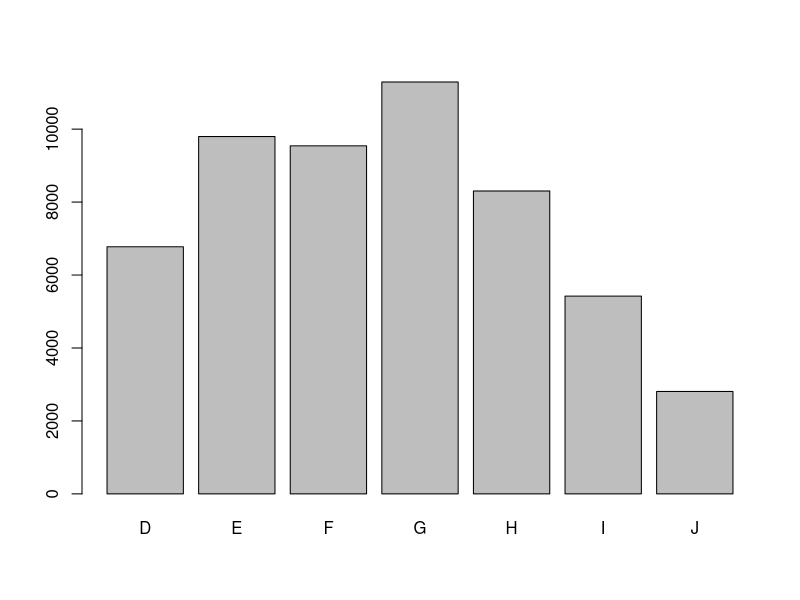
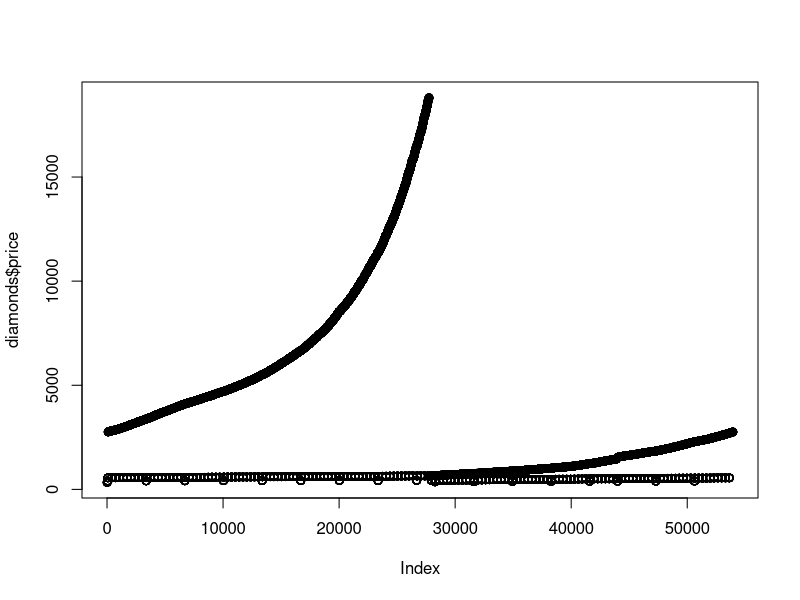
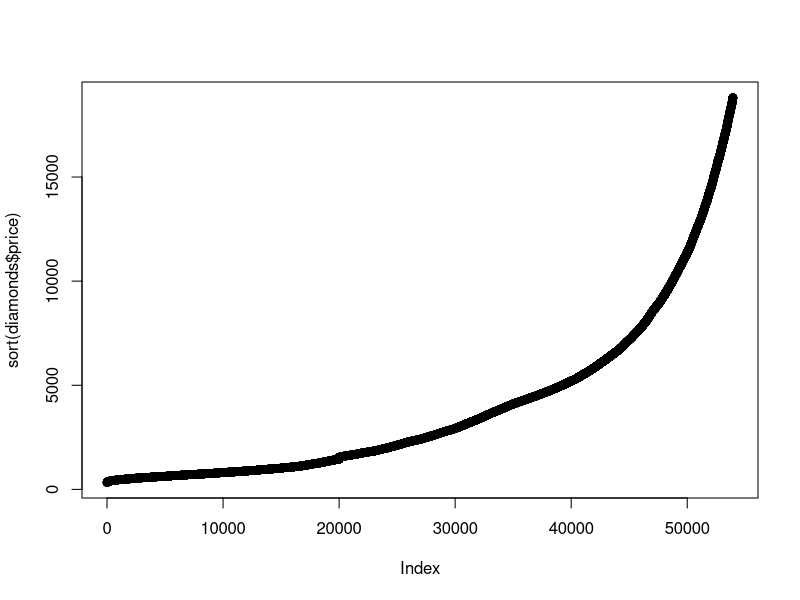
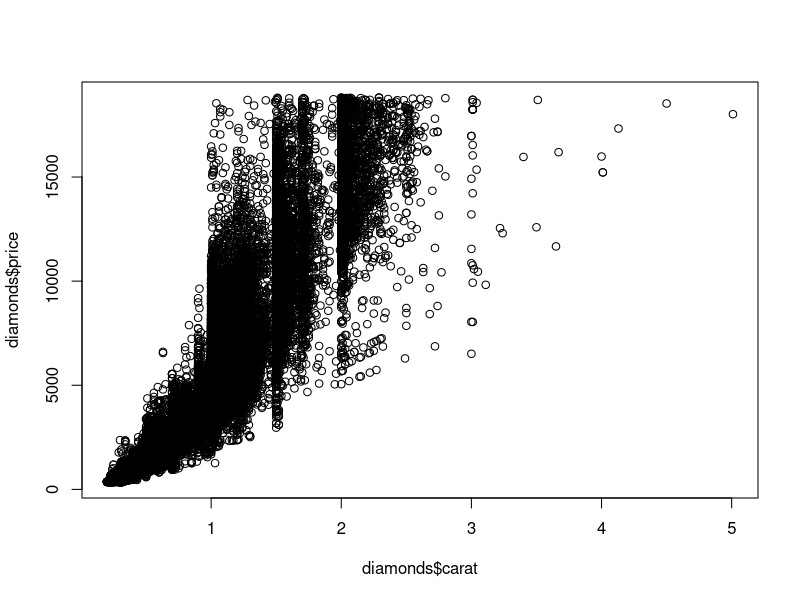
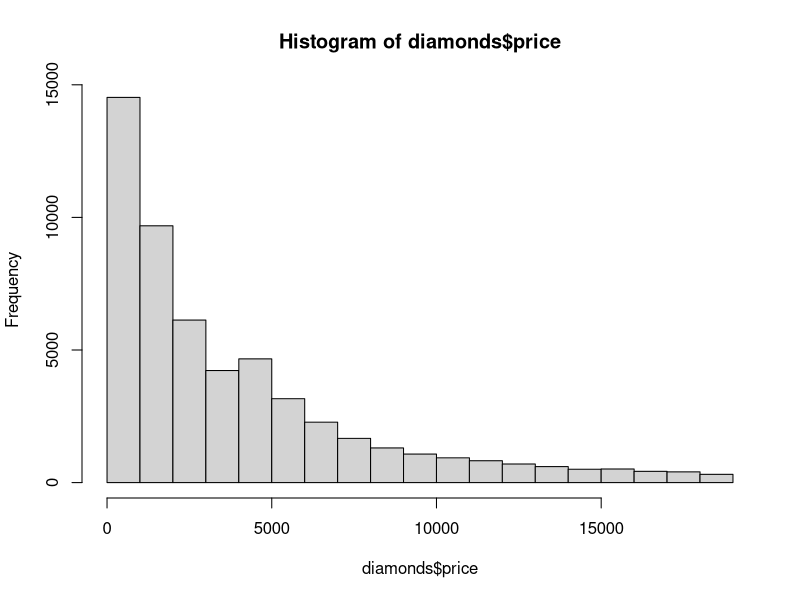
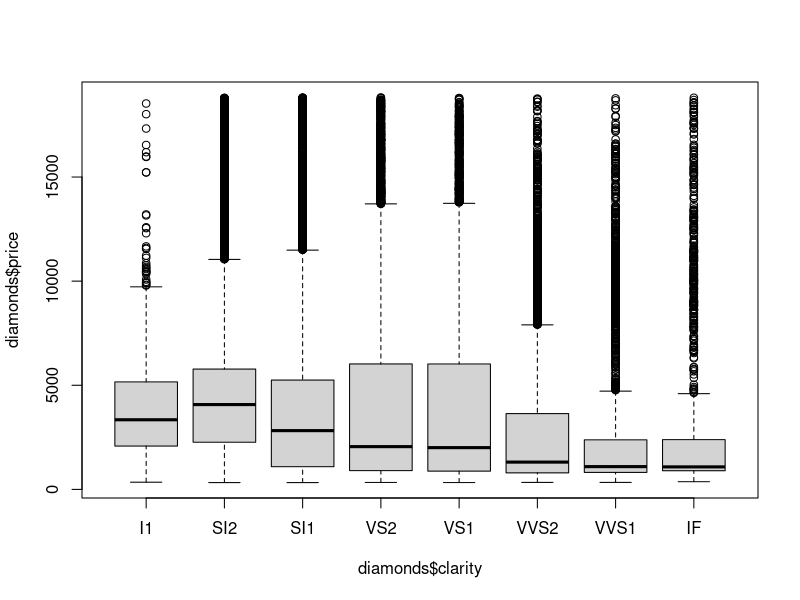
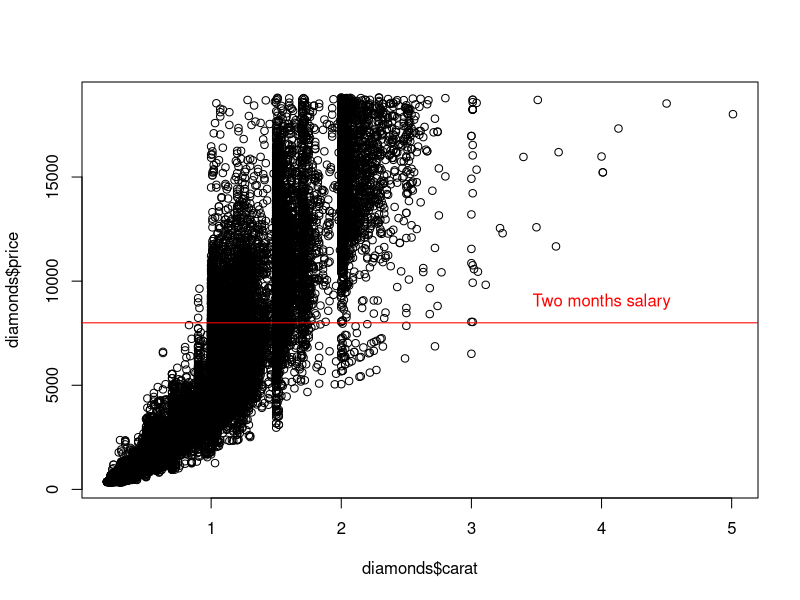
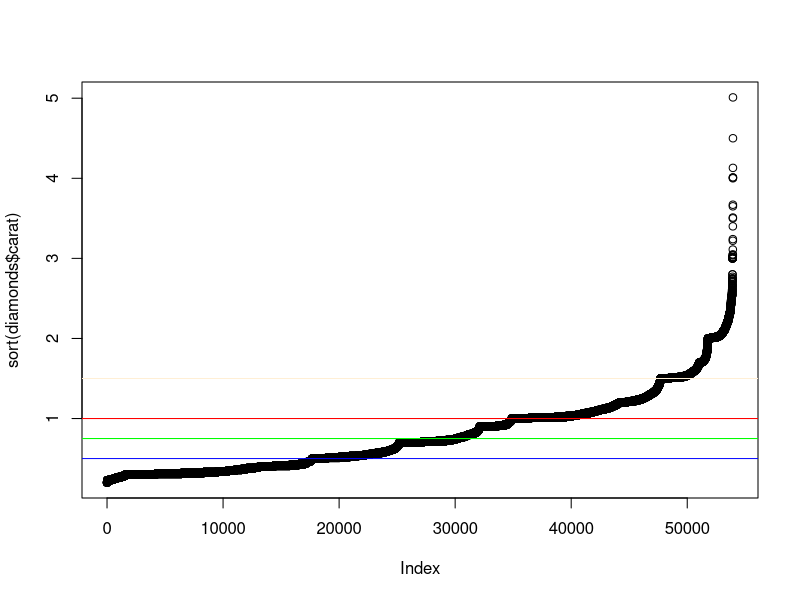

R code for these plots, in order:
## ---- chunk 1
knitr::opts_chunk$set(echo = TRUE)
# install.packages("ggplot2")
library(ggplot2)
## ---- chunk 2
head(diamonds)
class(diamonds)
str(diamonds)
summary(diamonds)
names(diamonds)
colSums(is.na(diamonds))
table(diamonds$color)
table(diamonds$cut)
## ---- chunk 3
plot(diamonds$color)
plot(diamonds$price)
plot(sort(diamonds$price))
plot(diamonds$carat, diamonds$price)
hist(diamonds$price)
boxplot(diamonds$price ~ diamonds$clarity)
## ---- chunk 4
plot(diamonds$carat, diamonds$price)
abline(h=8000, col="red")
text(4, 9000, "Two months salary", col="red")
plot(sort(diamonds$carat))
abline(h=.5, col="blue")
abline(h=.75, col="green")
abline(h=1, col="red")
abline(h=1.5, col="papayawhip")
## ---- chunk 5
qplot(x=carat, y=price, data=diamonds, geom="point")
g<-ggplot(data=diamonds, aes(x=carat, y=price)) 
g + geom_point()
g + geom_point() + ggtitle("The impact of diamond size on price")
g + geom_point() + geom_abline(slope=0, intercept = 8000, col="red") +ggtitle("Scatter of carat vs price")
## ---- chunk 6
g + geom_point() + ggtitle("The impact of diamond size on price") + facet_grid(color ~clarity, labeller = label_both)
## ---- chunk 7
g_faceted<-ggplot(data=diamonds, aes(x=carat, y=price, color=color)) + geom_point(alpha=.1) + ggtitle("The impact of diamond size on price") + facet_grid(. ~clarity, labeller = label_both)
g_faceted
## ---- chunk 8
ggsave("plot.png", width=5, height=5)
